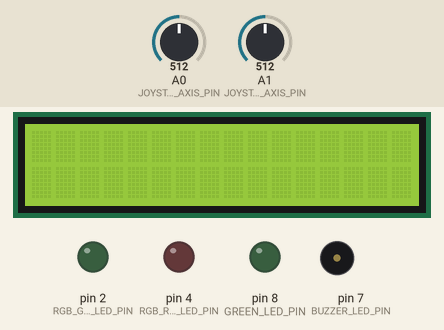
This sketch was run on a simulated Arduino Uno, built with avr-gcc and run on an emulated ATmega328P. On the bench: 16×2 character LCD, output pins drawn as LEDs (lit = HIGH), buzzer (waves = sounding, pin HIGH). Inputs (shaded band) come from the test bench; at power-on: A0 (JOYSTICK_Y_AXIS_PIN) = 512, A1 (JOYSTICK_X_AXIS_PIN) = 512. Pins used as bus, display or sensor lines are not drawn; what the sketch prints to the serial monitor is not drawn.

Above: at 0.5 s.
Timing chart, 0 to 3.1 s (numbered marks = the images above):
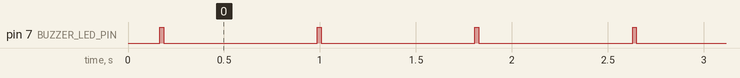

Measured:
- by itself, pin 7 (BUZZER_LED_PIN): alternates HIGH for 0.02 s and LOW for 0.80 s

The sketch:

Lib.ino
```cpp
#include "Lib.h"

/* ----- BEING HARDWARE ----- */
// Buzzer
void buzzerOn(void) {
    digitalWrite(BUZZER_LED_PIN, HIGH);
}
void buzzerOff(void) {
    digitalWrite(BUZZER_LED_PIN, LOW);
}

// LED
void ledOn(void) {
    digitalWrite(GREEN_LED_PIN, HIGH);
}
void ledOff(void) {
    digitalWrite(GREEN_LED_PIN, LOW);
}

// RGB-LED
void redOn(void) {
    digitalWrite(RGB_RED_LED_PIN, HIGH);
}
void redOff(void) {
    digitalWrite(RGB_RED_LED_PIN, LOW);
}
void greenOn(void) {
    digitalWrite(RGB_GREEN_LED_PIN, HIGH);
}
void greenOff(void) {
    digitalWrite(RGB_GREEN_LED_PIN, LOW);
}

// Joystick
bool isLeft(void) {
    int data = analogRead(JOYSTICK_Y_AXIS_PIN);
    if (data <= 120) {
        return true;
    } else {
        return false;
    }
}
bool isRight(void) {
    int data = analogRead(JOYSTICK_Y_AXIS_PIN);
    if (data >= 900) {
        return true;
    } else {
        return false;
    }
}
bool isUp(void) {
        int data = analogRead(JOYSTICK_X_AXIS_PIN);
    if (data >= 900) {
        return true;
    } else {
        return false;
    }
}
bool isDown(void) {
    int data = analogRead(JOYSTICK_X_AXIS_PIN);
    if (data <= 100) {
        return true;
    } else {
        return false;
    }
}
bool isPressed(void) {
    return digitalRead(JOYSTICK_BUTTON_PIN);
}

// LCD
void lcdWrite(uint8_t location, char text) {
    lcd.setCursor(location, 0);
    lcd.write(text);
}

// RFID
bool cardPresent(void) {
    if (!nfcReader.PICC_IsNewCardPresent()) {
        return false;
    }
    if (!nfcReader.PICC_ReadCardSerial()) {
        return false;
    }
    return true;
}

/* ----- END HARDWARE ----- */
```

Header.h
```cpp
#ifndef HEADER_H
#define HEADER_H

// Libs
#include <Arduino.h>
// Display
#include <Wire.h>
#include <LiquidCrystal_I2C.h>
// Card Reader
#include <SPI.h>
#include <MFRC522.h>

// RFID
#define RFID_SDA_PIN 10
#define RFID_SCK_PIN 13
#define RFID_MOSI_PIN 11
#define RFID_MISO_PIN 12
#define RFID_RST_PIN 9

// Joystick
#define JOYSTICK_X_AXIS_PIN 1
#define JOYSTICK_Y_AXIS_PIN 0
#define JOYSTICK_BUTTON_PIN 5

// RGB-LED
#define RGB_GREEN_LED_PIN 2
#define RGB_RED_LED_PIN 4

// Buzzer
#define BUZZER_LED_PIN 7

// LED
#define GREEN_LED_PIN 8

// LCD
#define LCD_SCL_ANALOG_PIN 5
#define LCD_SDA_ANALOG_PIN 4

#endif
```

Riddle.ino
```cpp
#include "Header.h"
#include "Lib.h"

#define DEBUG_TERMINAL

/* ----- BEGIN MAIN ----- */
void setup() {
    lcd.init();
    lcd.backlight();
    SPI.begin();
    nfcReader.PCD_Init();
    pinMode(BUZZER_LED_PIN, OUTPUT);
    pinMode(GREEN_LED_PIN, OUTPUT);
    pinMode(RGB_RED_LED_PIN, OUTPUT);
    pinMode(RGB_GREEN_LED_PIN, OUTPUT);
    pinMode(JOYSTICK_BUTTON_PIN, INPUT);
    Serial.begin(9600);
}

// Debug
#ifdef DEBUG_TERMINAL
void debugMsg() {
    // Joystick
    Serial.print("X: ");
    Serial.print(analogRead(JOYSTICK_X_AXIS_PIN));
    Serial.print(" Y: ");
    Serial.println(analogRead(JOYSTICK_Y_AXIS_PIN));

    // RFID
    Serial.println(cardPresent());
}
#endif

void loop() {
    // Debug
    #ifdef DEBUG_TERMINAL
    debugMsg();
    #endif

    // Main
    if (cardPresent()) {
            buzzerOn();
            delay(1500);
            buzzerOff();
            delay(500);
    } else {
        beaconSignal();
    }
}
/* ----- END MAIN ----- */


/* ----- BEGIN UTILS ----- */
void beaconSignal(void) {
    buzzerOn();
    delay(20);
    buzzerOff();
    delay(750);
}

uint8_t lcdcursor = 0;
void moveLeft() {
    if (lcdcursor > 0) {
        lcdcursor--;
        return;
    }
    if (lcdcursor == 0) {
        return;
    }
}
void moveRight() {
    if (lcdcursor < 15) {
        lcdcursor++;
        return;
    }
    if (lcdcursor == 15) {
        return;
    }
}
/* ----- END UTILS ----- */
```

Lib.h
```cpp
#ifndef LIB_H
#define LIB_H

#include "Header.h"

/* ----- BEING HARDWARE ----- */
// Buzzer
void buzzerOn(void);
void buzzerOff(void);

// LED
void ledOn(void);
void ledOff(void);

// RGB-LED
void redOn(void);
void redOff(void);
void greenOn(void);
void greenOff(void);

// Joystick
bool isLeft(void);
bool isRight(void);
bool isUp(void);
bool isDown(void);

// LCD
LiquidCrystal_I2C lcd(0x27, 16, 2);

// RFID
MFRC522 nfcReader(RFID_SDA_PIN, RFID_RST_PIN);
bool cardPresent(void);

/* ----- END HARDWARE ----- */

#endif
```
